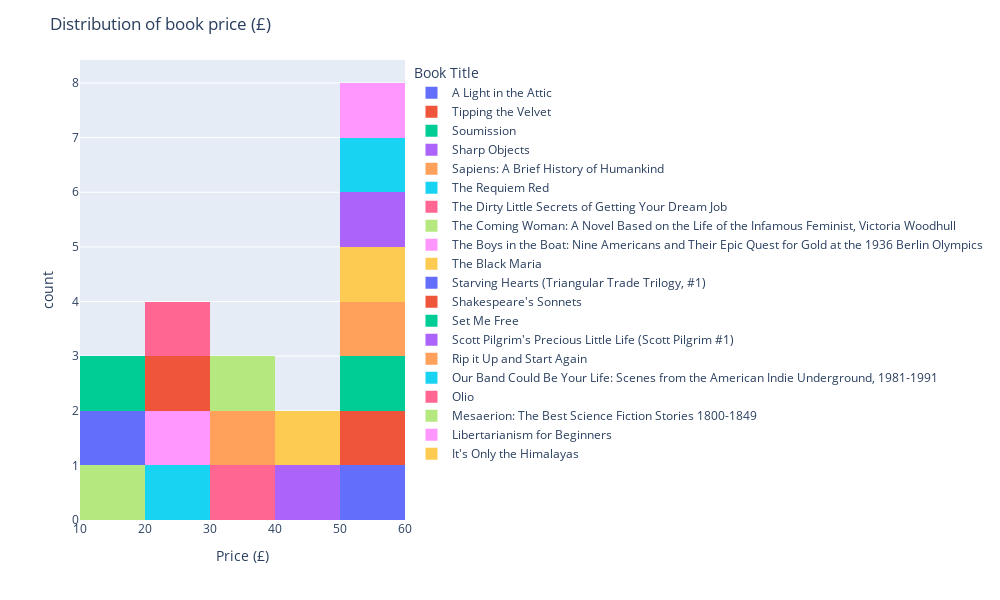

Notebook source saved alongside this figure:
### Code cell
fig = px.histogram(DF,x='price',color='title')
fig.update_layout(title='Distribution of book price (£)',
                  xaxis_title='Price (£)',
                  legend_title='Book Title',
                  autosize=False,width=1000,height=600)
fig.show()

### Figure 1 — Plotly figure (JSON) as saved in the notebook; plotly's stock layout.template omitted (floating-point values rounded to 4 significant figures)
{"data": [{"alignmentgroup": "True", "bingroup": "x", "hovertemplate": "title=A Light in the Attic<br>price=%{x}<br>count=%{y}<extra></extra>", "legendgroup": "A Light in the Attic", "marker": {"color": "#636efa", "pattern": {"shape": ""}}, "name": "A Light in the Attic", "offsetgroup": "A Light in the Attic", "orientation": "v", "showlegend": true, "type": "histogram", "x": [51.77], "xaxis": "x", "yaxis": "y"}, {"alignmentgroup": "True", "bingroup": "x", "hovertemplate": "title=Tipping the Velvet<br>price=%{x}<br>count=%{y}<extra></extra>", "legendgroup": "Tipping the Velvet", "marker": {"color": "#EF553B", "pattern": {"shape": ""}}, "name": "Tipping the Velvet", "offsetgroup": "Tipping the Velvet", "orientation": "v", "showlegend": true, "type": "histogram", "x": [53.74], "xaxis": "x", "yaxis": "y"}, {"alignmentgroup": "True", "bingroup": "x", "hovertemplate": "title=Soumission<br>price=%{x}<br>count=%{y}<extra></extra>", "legendgroup": "Soumission", "marker": {"color": "#00cc96", "pattern": {"shape": ""}}, "name": "Soumission", "offsetgroup": "Soumission", "orientation": "v", "showlegend": true, "type": "histogram", "x": [50.1], "xaxis": "x", "yaxis": "y"}, {"alignmentgroup": "True", "bingroup": "x", "hovertemplate": "title=Sharp Objects<br>price=%{x}<br>count=%{y}<extra></extra>", "legendgroup": "Sharp Objects", "marker": {"color": "#ab63fa", "pattern": {"shape": ""}}, "name": "Sharp Objects", "offsetgroup": "Sharp Objects", "orientation": "v", "showlegend": true, "type": "histogram", "x": [47.82], "xaxis": "x", "yaxis": "y"}, {"alignmentgroup": "True", "bingroup": "x", "hovertemplate": "title=Sapiens: A Brief History of Humankind<br>price=%{x}<br>count=%{y}<extra></extra>", "legendgroup": "Sapiens: A Brief History of Humankind", "marker": {"color": "#FFA15A", "pattern": {"shape": ""}}, "name": "Sapiens: A Brief History of Humankind", "offsetgroup": "Sapiens: A Brief History of Humankind", "orientation": "v", "showlegend": true, "type": "histogram", "x": [54.23], "xaxis": "x", "yaxis": "y"}, {"alignmentgroup": "True", "bingroup": "x", "hovertemplate": "title=The Requiem Red<br>price=%{x}<br>count=%{y}<extra></extra>", "legendgroup": "The Requiem Red", "marker": {"color": "#19d3f3", "pattern": {"shape": ""}}, "name": "The Requiem Red", "offsetgroup": "The Requiem Red", "orientation": "v", "showlegend": true, "type": "histogram", "x": [22.65], "xaxis": "x", "yaxis": "y"}, {"alignmentgroup": "True", "bingroup": "x", "hovertemplate": "title=The Dirty Little Secrets of Getting Your Dream Job<br>price=%{x}<br>count=%{y}<extra></extra>", "legendgroup": "The Dirty Little Secrets of Getting Your Dream Job", "marker": {"color": "#FF6692", "pattern": {"shape": ""}}, "name": "The Dirty Little Secrets of Getting Your Dream Job", "offsetgroup": "The Dirty Little Secrets of Getting Your Dream Job", "orientation": "v", "showlegend": true, "type": "histogram", "x": [33.34], "xaxis": "x", "yaxis": "y"}, {"alignmentgroup": "True", "bingroup": "x", "hovertemplate": "title=The Coming Woman: A Novel Based on the Life of the Infamous Feminist, Victoria Woodhull<br>price=%{x}<br>count=%{y}<extra></extra>", "legendgroup": "The Coming Woman: A Novel Based on the Life of the Infamous Feminist, Victoria Woodhull", "marker": {"color": "#B6E880", "pattern": {"shape": ""}}, "name": "The Coming Woman: A Novel Based on the Life of the Infamous Feminist, Victoria Woodhull", "offsetgroup": "The Coming Woman: A Novel Based on the Life of the Infamous Feminist, Victoria Woodhull", "orientation": "v", "showlegend": true, "type": "histogram", "x": [17.93], "xaxis": "x", "yaxis": "y"}, {"alignmentgroup": "True", "bingroup": "x", "hovertemplate": "title=The Boys in the Boat: Nine Americans and Their Epic Quest for Gold at the 1936 Berlin Olympics<br>price=%{x}<br>count=%{y}<extra></extra>", "legendgroup": "The Boys in the Boat: Nine Americans and Their Epic Quest for Gold at the 1936 Berlin Olympics", "marker": {"color": "#FF97FF", "pattern": {"shape": ""}}, "name": "The Boys in the Boat: Nine Americans and Their Epic Quest for Gold at the 1936 Berlin Olympics", "offsetgroup": "The Boys in the Boat: Nine Americans and Their Epic Quest for Gold at the 1936 Berlin Olympics", "orientation": "v", "showlegend": true, "type": "histogram", "x": [22.6], "xaxis": "x", "yaxis": "y"}, {"alignmentgroup": "True", "bingroup": "x", "hovertemplate": "title=The Black Maria<br>price=%{x}<br>count=%{y}<extra></extra>", "legendgroup": "The Black Maria", "marker": {"color": "#FECB52", "pattern": {"shape": ""}}, "name": "The Black Maria", "offsetgroup": "The Black Maria", "orientation": "v", "showlegend": true, "type": "histogram", "x": [52.15], "xaxis": "x", "yaxis": "y"}, {"alignmentgroup": "True", "bingroup": "x", "hovertemplate": "title=Starving Hearts (Triangular Trade Trilogy, #1)<br>price=%{x}<br>count=%{y}<extra></extra>", "legendgroup": "Starving Hearts (Triangular Trade Trilogy, #1)", "marker": {"color": "#636efa", "pattern": {"shape": ""}}, "name": "Starving Hearts (Triangular Trade Trilogy, #1)", "offsetgroup": "Starving Hearts (Triangular Trade Trilogy, #1)", "orientation": "v", "showlegend": true, "type": "histogram", "x": [13.99], "xaxis": "x", "yaxis": "y"}, {"alignmentgroup": "True", "bingroup": "x", "hovertemplate": "title=Shakespeare's Sonnets<br>price=%{x}<br>count=%{y}<extra></extra>", "legendgroup": "Shakespeare's Sonnets", "marker": {"color": "#EF553B", "pattern": {"shape": ""}}, "name": "Shakespeare's Sonnets", "offsetgroup": "Shakespeare's Sonnets", "orientation": "v", "showlegend": true, "type": "histogram", "x": [20.66], "xaxis": "x", "yaxis": "y"}, {"alignmentgroup": "True", "bingroup": "x", "hovertemplate": "title=Set Me Free<br>price=%{x}<br>count=%{y}<extra></extra>", "legendgroup": "Set Me Free", "marker": {"color": "#00cc96", "pattern": {"shape": ""}}, "name": "Set Me Free", "offsetgroup": "Set Me Free", "orientation": "v", "showlegend": true, "type": "histogram", "x": [17.46], "xaxis": "x", "yaxis": "y"}, {"alignmentgroup": "True", "bingroup": "x", "hovertemplate": "title=Scott Pilgrim's Precious Little Life (Scott Pilgrim #1)<br>price=%{x}<br>count=%{y}<extra></extra>", "legendgroup": "Scott Pilgrim's Precious Little Life (Scott Pilgrim #1)", "marker": {"color": "#ab63fa", "pattern": {"shape": ""}}, "name": "Scott Pilgrim's Precious Little Life (Scott Pilgrim #1)", "offsetgroup": "Scott Pilgrim's Precious Little Life (Scott Pilgrim #1)", "orientation": "v", "showlegend": true, "type": "histogram", "x": [52.29], "xaxis": "x", "yaxis": "y"}, {"alignmentgroup": "True", "bingroup": "x", "hovertemplate": "title=Rip it Up and Start Again<br>price=%{x}<br>count=%{y}<extra></extra>", "legendgroup": "Rip it Up and Start Again", "marker": {"color": "#FFA15A", "pattern": {"shape": ""}}, "name": "Rip it Up and Start Again", "offsetgroup": "Rip it Up and Start Again", "orientation": "v", "showlegend": true, "type": "histogram", "x": [35.02], "xaxis": "x", "yaxis": "y"}, {"alignmentgroup": "True", "bingroup": "x", "hovertemplate": "title=Our Band Could Be Your Life: Scenes from the American Indie Underground, 1981-1991<br>price=%{x}<br>count=%{y}<extra></extra>", "legendgroup": "Our Band Could Be Your Life: Scenes from the American Indie Underground, 1981-1991", "marker": {"color": "#19d3f3", "pattern": {"shape": ""}}, "name": "Our Band Could Be Your Life: Scenes from the American Indie Underground, 1981-1991", "offsetgroup": "Our Band Could Be Your Life: Scenes from the American Indie Underground, 1981-1991", "orientation": "v", "showlegend": true, "type": "histogram", "x": [57.25], "xaxis": "x", "yaxis": "y"}, {"alignmentgroup": "True", "bingroup": "x", "hovertemplate": "title=Olio<br>price=%{x}<br>count=%{y}<extra></extra>", "legendgroup": "Olio", "marker": {"color": "#FF6692", "pattern": {"shape": ""}}, "name": "Olio", "offsetgroup": "Olio", "orientation": "v", "showlegend": true, "type": "histogram", "x": [23.88], "xaxis": "x", "yaxis": "y"}, {"alignmentgroup": "True", "bingroup": "x", "hovertemplate": "title=Mesaerion: The Best Science Fiction Stories 1800-1849<br>price=%{x}<br>count=%{y}<extra></extra>", "legendgroup": "Mesaerion: The Best Science Fiction Stories 1800-1849", "marker": {"color": "#B6E880", "pattern": {"shape": ""}}, "name": "Mesaerion: The Best Science Fiction Stories 1800-1849", "offsetgroup": "Mesaerion: The Best Science Fiction Stories 1800-1849", "orientation": "v", "showlegend": true, "type": "histogram", "x": [37.59], "xaxis": "x", "yaxis": "y"}, {"alignmentgroup": "True", "bingroup": "x", "hovertemplate": "title=Libertarianism for Beginners<br>price=%{x}<br>count=%{y}<extra></extra>", "legendgroup": "Libertarianism for Beginners", "marker": {"color": "#FF97FF", "pattern": {"shape": ""}}, "name": "Libertarianism for Beginners", "offsetgroup": "Libertarianism for Beginners", "orientation": "v", "showlegend": true, "type": "histogram", "x": [51.33], "xaxis": "x", "yaxis": "y"}, {"alignmentgroup": "True", "bingroup": "x", "hovertemplate": "title=It's Only the Himalayas<br>price=%{x}<br>count=%{y}<extra></extra>", "legendgroup": "It's Only the Himalayas", "marker": {"color": "#FECB52", "pattern": {"shape": ""}}, "name": "It's Only the Himalayas", "offsetgroup": "It's Only the Himalayas", "orientation": "v", "showlegend": true, "type": "histogram", "x": [45.17], "xaxis": "x", "yaxis": "y"}], "layout": {"autosize": false, "barmode": "relative", "height": 600, "legend": {"title": {"text": "Book Title"}, "tracegroupgap": 0}, "margin": {"t": 60}, "title": {"text": "Distribution of book price (£)"}, "width": 1000, "xaxis": {"anchor": "y", "autorange": true, "domain": [0, 1], "range": [10, 60], "title": {"text": "Price (£)"}, "type": "linear"}, "yaxis": {"anchor": "x", "autorange": true, "domain": [0, 1], "range": [0, 8.421], "title": {"text": "count"}}}}
